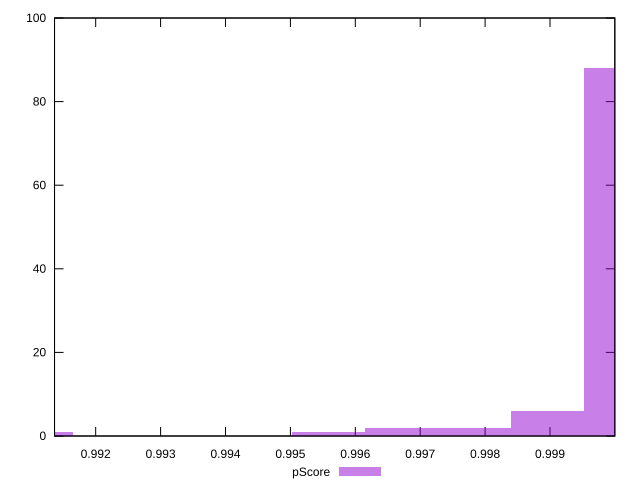

Write gnuplot code to recreate this figure.
reset

$pScore <<EOF
1.000093714123449 88
0.9989674824634001 6
0.9967150191433022 2
0.9978412508033512 2
0.9910838608430576 1
0.9955887874832533 1
EOF

set key outside below
set boxwidth 0.001126231660048929
set xrange [0.9913659879407442:0.9999983795478576]
set yrange [0:100]
set trange [0:100]
set style fill transparent solid 0.5 noborder
set terminal svg size 640, 490 enhanced background rgb 'white'
set output "report_00017_2021-02-10T15-08-03.406Z/bootup-time/samples/pages+cached+noadtech/pScore/histogram.svg"

plot $pScore title "pScore" with boxes

reset
